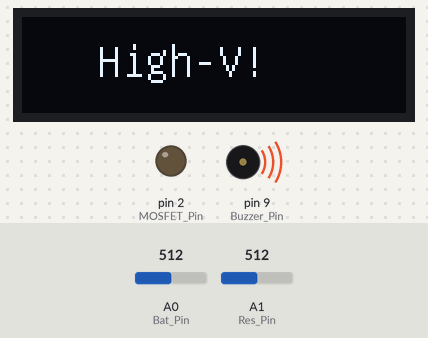
The sketch below on a simulated Arduino Uno, built with avr-gcc and run on an emulated ATmega328P. Shown: 128×32 one-colour display, output pins drawn as LEDs (lit = HIGH), buzzer (waves = sounding). The test bench sets the inputs (shaded band); at power-on: A0 (Bat_Pin) = 512, A1 (Res_Pin) = 512. What the sketch prints to the serial monitor is not drawn.

Above: at 2.4 s.
2.5 s: A0 (Bat_Pin) set to 483
5.3 s: A0 (Bat_Pin) set to 455
At 7.2 s:
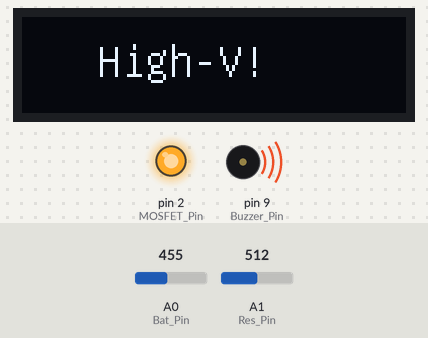
At 10.7 s:
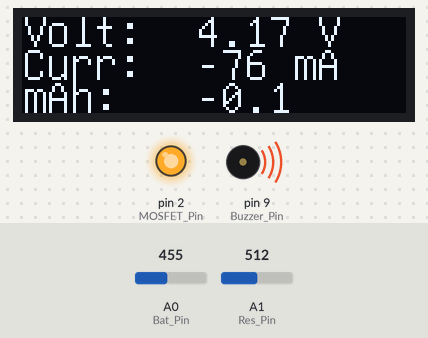
Timing chart, 0 to 12.2 s (numbered marks = the images above; inputs shaded):
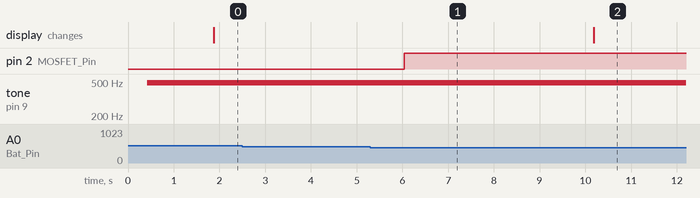

The sketch:

FGQXC7WISCBU04F.ino
```cpp
//>>>>>>>>>>>>>>>>>>>>>>>>>>>>>>>>>>>>>>>>>>>>>>>>>>>>>
// ARDUINO BATTERY CAPACITY TESTER
//Version-1.0
//by deba168,INDIA
//Dated : 04/09/2016
//>>>>>>>>>>>>>>>>>>>>>>>>>>>>>>>>>>>>>>>>>>>>>>>>>>>>>

#include "U8glib.h"
#define MOSFET_Pin 2
#define Bat_Pin A0
#define Res_Pin A1
#define Buzzer_Pin 9
//U8GLIB_SH1106_128X64 u8g(U8G_I2C_OPT_NONE);  // I2C / TWI
U8GLIB_SSD1306_128X32 u8g(U8G_I2C_OPT_NONE);    // I2C / TWI

float Capacity = 0.0; // Capacity in mAh
float Res_Value = 6.8;  // Resistor Value in Ohm
float Vcc = 4.64; // Voltage of Arduino 5V pin ( Mesured by Multimeter )
float Current = 0.0; // Current in Amp
float mA=0;         // Current in mA
float Bat_Volt = 0.0;  // Battery Voltage
float Res_Volt = 0.0;  // Voltage at lower end of the Resistor
float Bat_High = 4.3; // Battery High Voltage
float Bat_Low = 3.0; // Discharge Cut Off Voltage
unsigned long previousMillis = 0; // Previous time in ms
unsigned long millisPassed = 0;  // Current time in ms
float sample1 =0;
float sample2= 0;
int x = 0;
int row = 0;

//************************ OLED Display Draw Function *******************************************************
void draw(void) {
   //u8g.setFont(u8g_font_fub14r); // select font
   u8g.setFont(u8g_font_unifont);

   if ( Bat_Volt < 1){
    u8g.setPrintPos(10,20);        // set position
    u8g.print("No Battery!");
   }
   else if ( Bat_Volt > Bat_High){
    u8g.setPrintPos(25,20);        // set position
    u8g.print("High-V!");
   }
   else if(Bat_Volt < Bat_Low){
    u8g.setPrintPos(25,20);        // set position
    u8g.print("Low-V!");
   }
   else if(Bat_Volt >= Bat_Low && Bat_Volt < Bat_High  ){

   u8g.drawStr(0, 10, "Volt: ");   // put string of display at position X, Y
   u8g.drawStr(0, 21, "Curr: ");
   u8g.drawStr(0, 32, "mAh: ");
   /*u8g.drawStr(0, 20, "Volt: ");   // put string of display at position X, Y
   u8g.drawStr(0, 40, "Curr: ");
   u8g.drawStr(0, 60, "mAh: ");
   */
   u8g.setPrintPos(58,10);        // set position
   u8g.print( Bat_Volt,2);  // display Battery Voltage in Volt
   u8g.print(" V");
   u8g.setPrintPos(58,21);        // set position
   u8g.print( mA,0);  // display current in mA
   u8g.print(" mA");
   u8g.setPrintPos(58, 32);        // set position
   u8g.print( Capacity ,1);     // display capacity in mAh

}
}
//******************************Buzzer Beep Function *********************************************************

  void beep(unsigned char delay_time){
  analogWrite(9, 20);      // PWM signal to generate beep tone
  delay(delay_time);          // wait for a delayms ms
  analogWrite(Buzzer_Pin, 0);  // 0 turns it off
  delay(delay_time);          // wait for a delayms ms

}

//*******************************Setup Function ***************************************************************

  void setup() {
   Serial.begin(9600);
   pinMode(MOSFET_Pin, OUTPUT);
   pinMode(Buzzer_Pin, OUTPUT);
   digitalWrite(MOSFET_Pin, LOW);  // MOSFET is off during the start
   Serial.println("CLEARDATA");
   Serial.println("LABEL,Time,Bat_Volt,capacity");

   //Serial.println("Arduino Battery Capacity Tester v1.0");
   //Serial.println("BattVolt Current mAh");
  }
  //********************************Main Loop Function***********************************************************
  void loop() {
 // Vcc = readVcc()/1000.0; // Conevrrt mV to Volt


  // Voltage devider Out = Bat_Volt * R2/(R1+R2 ) // R1 =10K and R2 =10K

  //************ Measuring Battery Voltage ***********

  for(int i=0;i< 100;i++)
  {
   sample1=sample1+analogRead(Bat_Pin); //read the voltage from the divider circuit
   delay (2);
  }
  sample1=sample1/100;
  Bat_Volt = 2* sample1 *Vcc/ 1024.0;

  // *********  Measuring Resistor Voltage ***********

   for(int i=0;i< 100;i++)
  {
   sample2=sample2+analogRead(Res_Pin); //read the voltage from the divider circuit
   delay (2);
  }
  sample2=sample2/100;
  Res_Volt = 2* sample2 * Vcc/ 1024.0;

  //********************* Checking the different conditions *************

  if ( Bat_Volt > Bat_High){
    digitalWrite(MOSFET_Pin, LOW); // Turned Off the MOSFET // No discharge
    beep(200);
    Serial.println( "Warning High-V! ");
    delay(1000);
   }

   else if(Bat_Volt < Bat_Low){
      digitalWrite(MOSFET_Pin, LOW);
      beep(200);
      Serial.println( "Warning Low-V! ");
      delay(1000);
  }
  else if(Bat_Volt > Bat_Low && Bat_Volt < Bat_High  ) { // Check if the battery voltage is within the safe limit
      digitalWrite(MOSFET_Pin, HIGH);
      millisPassed = millis() - previousMillis;
      Current = (Bat_Volt - Res_Volt) / Res_Value;
      mA = Current * 1000.0 ;
      Capacity = Capacity + mA * (millisPassed / 3600000.0); // 1 Hour = 3600000ms
      previousMillis = millis();
      Serial.print("DATA,TIME,"); Serial.print(Bat_Volt); Serial.print(","); Serial.println(Capacity);
      row++;
      x++;
      delay(4000);

     }

   //**************************************************

  u8g.firstPage();
  do {
    draw();
  } while( u8g.nextPage() );

 //*************************************************
 }
```

Measured:
- the behaviour switches between 470 and 469 on A0 (Bat_Pin) (found by bisection; images 0 and 1)
- after the input at 2.5 s, every drawn part: stays the same
- after the input at 5.3 s, pin 2 (MOSFET_Pin): LOW → HIGH after 0.74 s
